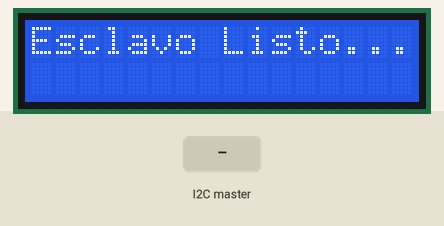
The sketch below on a simulated Arduino Mega 2560, built with avr-gcc and run on an emulated ATmega2560. Parts: 16×2 character LCD. The inputs (shaded band) are chosen by the test bench.

Above: at 1.2 s.
1.3 s: the I2C master sends "="
At 2.5 s:
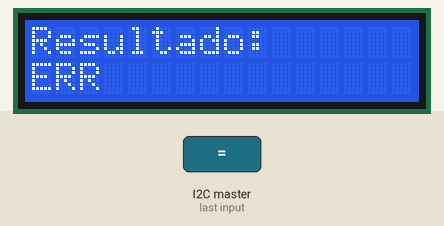
2.8 s: the I2C master sends the byte 0
At 3.8 s:
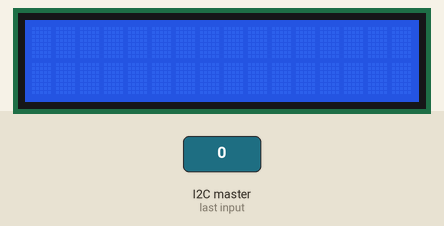
4.3 s: the I2C master sends the byte 5
5.8 s: the I2C master sends the byte 90
At 6.1 s:
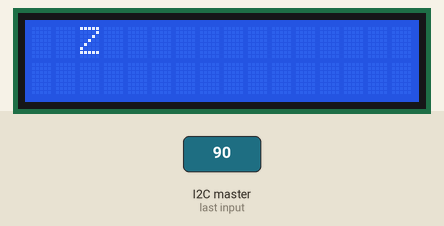
7.3 s: the I2C master sends the byte 200
At 8.4 s:
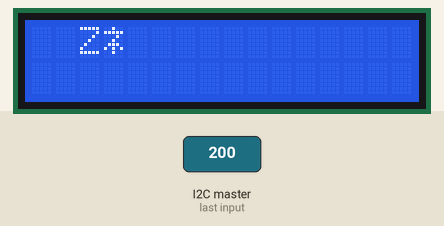
8.8 s: the I2C master sends the byte 1
Timing chart, 0 to 11.3 s (numbered marks = the images above; inputs shaded):
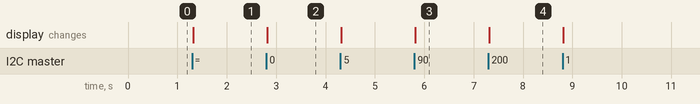

Measured:
- after the input at 1.3 s, the display: changes at once (image 1)
- after the input at 2.8 s, the display: changes at once (image 2)
- after the input at 5.8 s, the display: changes at once (image 3)
- after the input at 7.3 s, the display: changes at once (image 4)

The sketch:

slaveI2C.ino
```cpp
#include <Wire.h>
#include <LiquidCrystal.h>

// Pines del LCD en el Mega (modo 8 bits)
const int RS = 22;
const int EN = 23;
const int D0 = 30;
const int D1 = 31;
const int D2 = 32;
const int D3 = 33;
const int D4 = 34;
const int D5 = 35;
const int D6 = 36;
const int D7 = 37;

LiquidCrystal lcd(RS, EN, D0, D1, D2, D3, D4, D5, D6, D7);

String bufferOperacion = "";
String resultado = "";

// Procesa una operación tipo "12+3"
String calcular(String op) {
  int pos;
  long a, b;

  if ((pos = op.indexOf('+')) != -1) {
    a = op.substring(0, pos).toInt();
    b = op.substring(pos + 1).toInt();
    return String(a + b);
  }
  if ((pos = op.indexOf('-')) != -1) {
    a = op.substring(0, pos).toInt();
    b = op.substring(pos + 1).toInt();
    return String(a - b);
  }
  if ((pos = op.indexOf('*')) != -1) {
    a = op.substring(0, pos).toInt();
    b = op.substring(pos + 1).toInt();
    return String(a * b);
  }
  if ((pos = op.indexOf('/')) != -1) {
    a = op.substring(0, pos).toInt();
    b = op.substring(pos + 1).toInt();
    if (b == 0) return "ERR";
    return String((float)a / (float)b);
  }
  return "ERR";
}

// Cuando el maestro envía una tecla
void recibirEvento(int cuantos) {
  while (Wire.available()) {
    char c = Wire.read();

    if (c == '=') {
      resultado = calcular(bufferOperacion);
      bufferOperacion = "";

      lcd.clear();
      lcd.setCursor(0, 0);
      lcd.print("Resultado:");
      lcd.setCursor(0, 1);
      lcd.print(resultado);
    } else {
      bufferOperacion += c;

      lcd.clear();
      lcd.setCursor(0, 0);
      lcd.print(bufferOperacion);
    }
  }
}

// Cuando el maestro pide el resultado
void solicitarEvento() {
  Wire.write(resultado.c_str());
}

void setup() {
  lcd.begin(16, 2);

  Wire.begin(8); // Dirección del esclavo
  Wire.onReceive(recibirEvento);
  Wire.onRequest(solicitarEvento);

  lcd.clear();
  lcd.print("Esclavo Listo...");
}

void loop() {
  // Todo ocurre por interrupciones I²C
}
```
